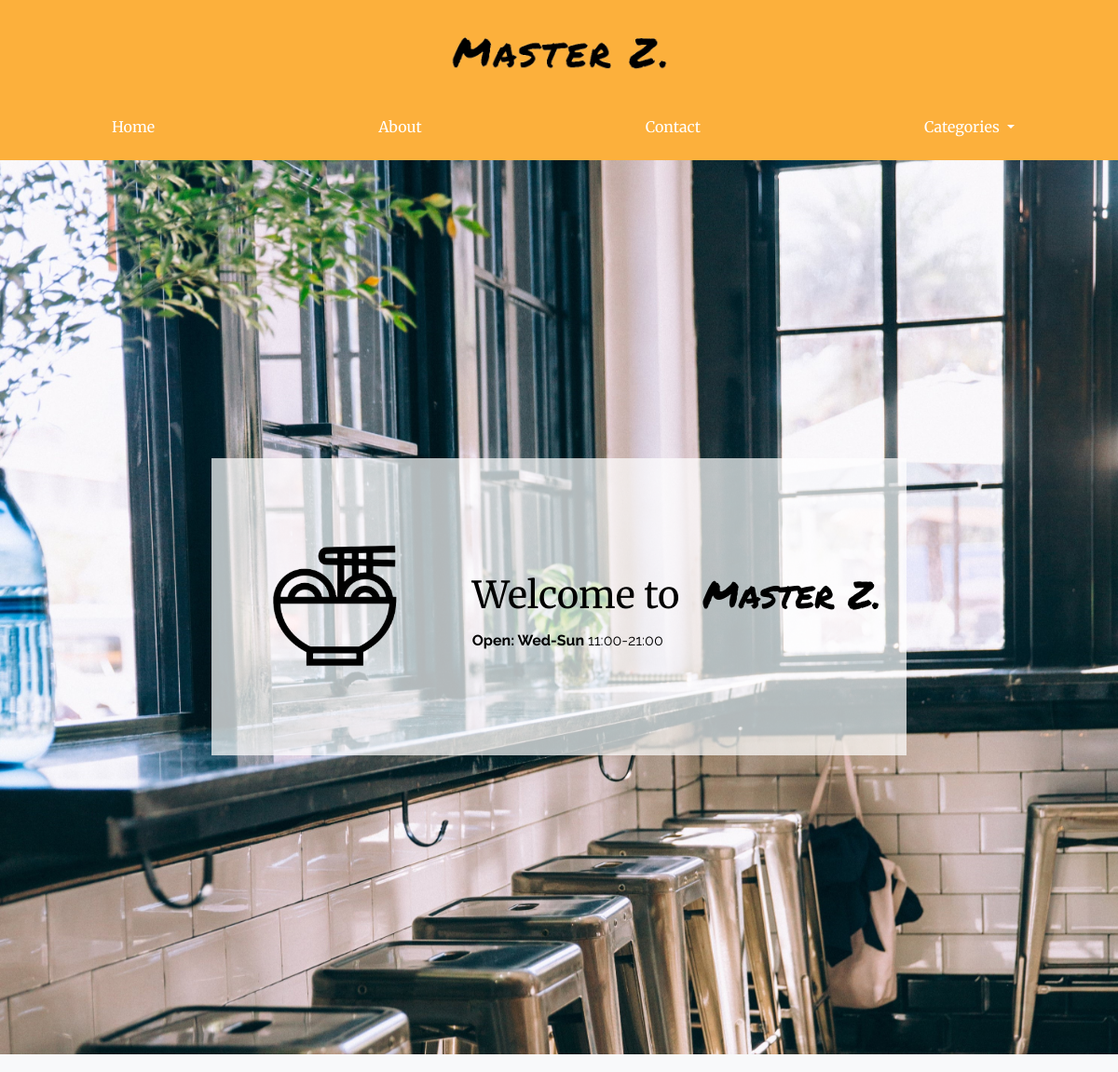
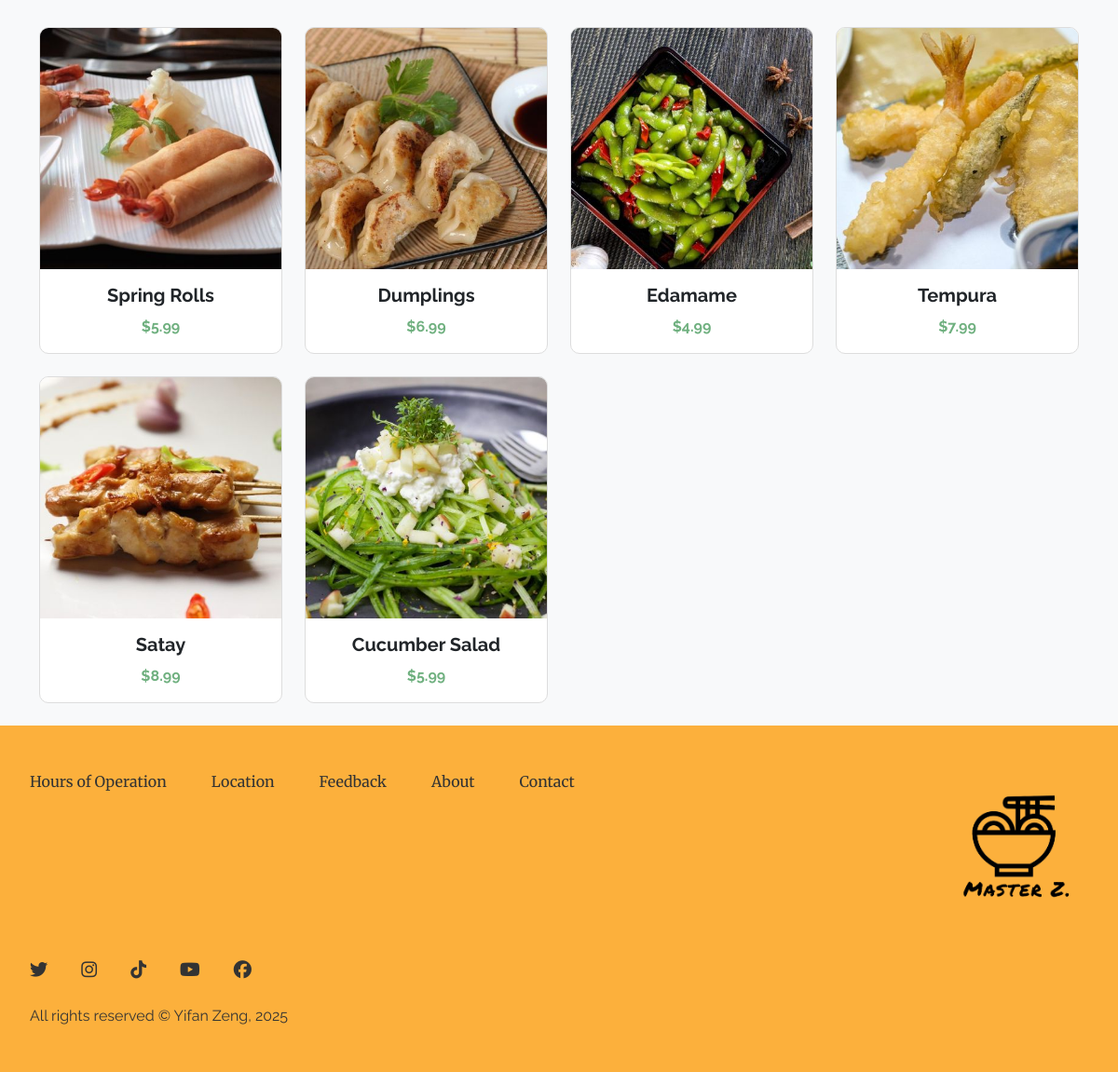
The page /index.php?prod_code=APP on the database its author committed (2 pictures, top to bottom).
### tables this page shows
CREATE TABLE IF NOT EXISTS `products` (
  `products_id` int UNSIGNED NOT NULL AUTO_INCREMENT,
  `prod_img` varchar(200) NOT NULL,
  `prod_code` varchar(50) NOT NULL,
  `prod_name` varchar(100) NOT NULL,
  `prod_price` decimal(5,2) NOT NULL,
  PRIMARY KEY (`products_id`)
);

### web-service/get-data.php (called while the page is built)
<?php
$q = 'SELECT prod_name, prod_img, prod_price, prod_code FROM products';
if (isset($_GET['prod_code']) && in_array($_GET['prod_code'], ['APP', 'NOO', 'BEV'])) {
    $q .= " WHERE prod_code = :prod_code";
    $results = $pdo->prepare($q);
    $results->execute([':prod_code' => $_GET['prod_code']]);
} else {
    $results = $pdo->query($q);
}
$products = $results->fetchAll(PDO::FETCH_ASSOC);
?>

### index.php (the view, shortened to what this page needs)
<?php
include 'connection/connect.php';
include 'web-service/get-data.php';
?>
<!doctype html>
<html lang="en">
  <head>
    <?php include 'includes/styles.php' ?>
  </head>
  <body>
    <div id="override">
      <?php include 'includes/navigation.php' ?>
      <?php include 'includes/masthead.php' ?>
      <div class="container mt-5">
        <div class="row">
        <?php
          if (!empty($products)) {
              foreach ($products as $product) {
                  echo '<div class="col-lg-3 col-md-6 mb-4">';
                  echo '  <div class="card h-100 product-card">';
                  echo '    <img src="img/' . ($product['prod_img']) . '" class="card-img-top" alt="' . ($product['prod_name']) . '">';
                  echo '    <div class="card-body">';
                  echo '      <h5 class="card-title">' . ($product['prod_name']) . '</h5>';
                  echo '      <p class="card-text  fw-bold">$' . number_format($product['prod_price'], 2) . '</p>';
                  echo '    </div>';
                  echo '  </div>';
                  echo '</div>';
              }
          } else {
              echo '<div class="col-12"><div class="alert alert-info">No products found.</div></div>';
          }
          ?>
        </div>
      </div>
      <?php include 'includes/footer.php' ?>
    </div>
  </body>
</html>

### css/main.css (style rules this page uses)
:root { --primary: #FCB03C; --secondary: #6FB07F; --accent: #FC5B3F; --neutral: #F4EDE8; --heading: "Merriweather", serif; --subheading: "Merriweather", serif; --text: "Raleway", sans-serif; --logo: "Permanent Marker", cursive; }
body { font-family: var(--text); background-color: #f8f9fa; color: #333; }
.card { border: 1px solid #ddd; border-radius: 10px; overflow: hidden; transition: transform 0.3s ease, box-shadow 0.3s ease; }
.card-img-top { width: 100%; height: auto; object-fit: cover; }
.card-body { padding: 1rem; text-align: center; }
.card-title { font-size: 1.25rem; font-weight: bold; margin-bottom: 10px; }
.card-text { font-size: 1rem; color: var(--secondary) !important; }

### rows shown on the page
products: prod_img (picture), prod_name "Spring Rolls", prod_price "5.99"
products: prod_img (picture), prod_name "Dumplings", prod_price "6.99"
products: prod_img (picture), prod_name "Edamame", prod_price "4.99"
products: prod_img (picture), prod_name "Tempura", prod_price "7.99"
products: prod_img (picture), prod_name "Satay", prod_price "8.99"
products: prod_img (picture), prod_name "Cucumber Salad", prod_price "5.99"
